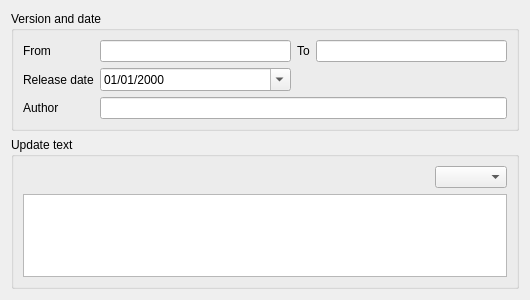
<?xml version="1.0" encoding="UTF-8"?>
<ui version="4.0">
 <class>Utils::GenericUpdateInformationEditor</class>
 <widget class="QWidget" name="Utils::GenericUpdateInformationEditor">
  <property name="geometry">
   <rect>
    <x>0</x>
    <y>0</y>
    <width>530</width>
    <height>300</height>
   </rect>
  </property>
  <property name="windowTitle">
   <string>Form</string>
  </property>
  <layout class="QGridLayout" name="gridLayout_3">
   <item row="0" column="0">
    <widget class="QGroupBox" name="groupBox">
     <property name="title">
      <string>Version and date</string>
     </property>
     <layout class="QGridLayout" name="gridLayout_2">
      <item row="0" column="0">
       <widget class="QLabel" name="label">
        <property name="text">
         <string>From</string>
        </property>
       </widget>
      </item>
      <item row="0" column="1">
       <widget class="QLineEdit" name="from"/>
      </item>
      <item row="0" column="2">
       <widget class="QLabel" name="label_2">
        <property name="text">
         <string>To</string>
        </property>
       </widget>
      </item>
      <item row="0" column="3">
       <widget class="QLineEdit" name="to"/>
      </item>
      <item row="1" column="0">
       <widget class="QLabel" name="label_3">
        <property name="text">
         <string>Release date</string>
        </property>
       </widget>
      </item>
      <item row="1" column="1">
       <widget class="QDateEdit" name="date">
        <property name="displayFormat">
         <string>dd/MM/yyyy</string>
        </property>
        <property name="calendarPopup">
         <bool>true</bool>
        </property>
       </widget>
      </item>
      <item row="2" column="0">
       <widget class="QLabel" name="label_4">
        <property name="text">
         <string>Author</string>
        </property>
       </widget>
      </item>
      <item row="2" column="1" colspan="3">
       <widget class="QLineEdit" name="author"/>
      </item>
     </layout>
    </widget>
   </item>
   <item row="1" column="0">
    <widget class="QGroupBox" name="groupBox_2">
     <property name="title">
      <string>Update text</string>
     </property>
     <layout class="QGridLayout" name="gridLayout">
      <item row="0" column="0">
       <spacer name="horizontalSpacer">
        <property name="orientation">
         <enum>Qt::Horizontal</enum>
        </property>
        <property name="sizeHint" stdset="0">
         <size>
          <width>358</width>
          <height>20</height>
         </size>
        </property>
       </spacer>
      </item>
      <item row="0" column="1">
       <widget class="QComboBox" name="langSelector"/>
      </item>
      <item row="1" column="0" colspan="2">
       <widget class="QTextEdit" name="updateText"/>
      </item>
     </layout>
    </widget>
   </item>
  </layout>
 </widget>
 <resources/>
 <connections/>
</ui>
